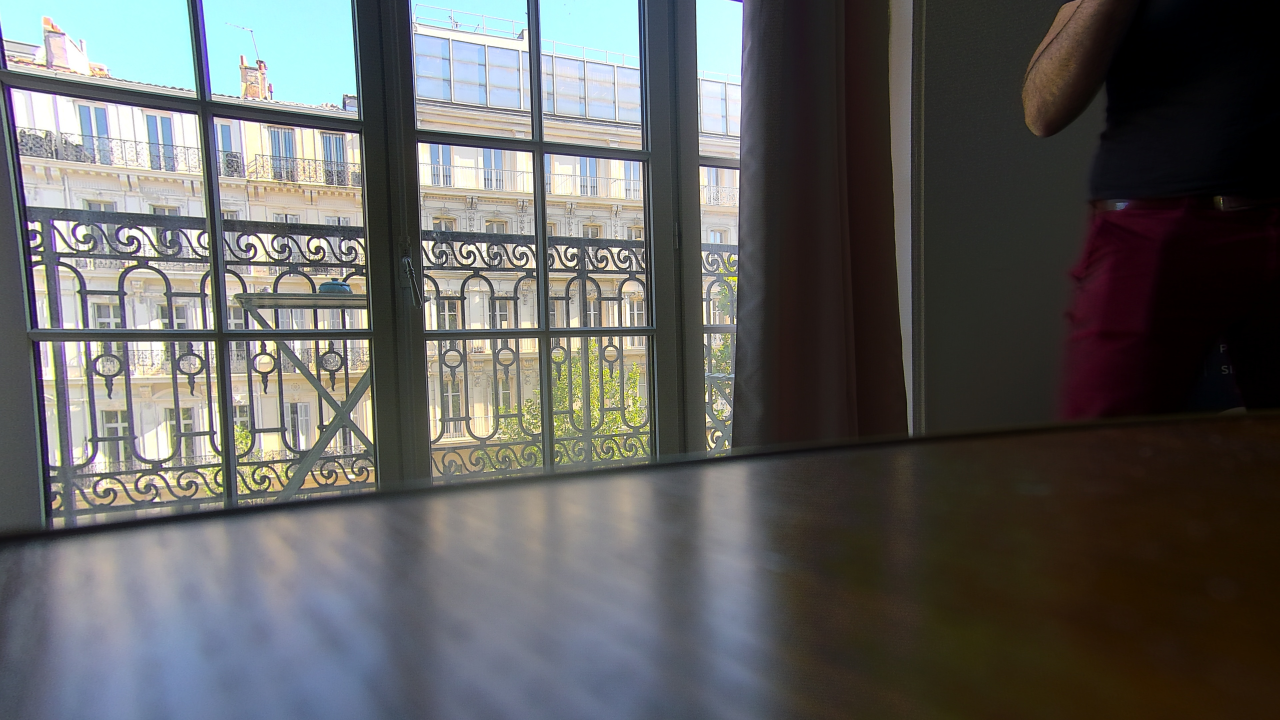
#> input picture tools/cameragl/dewarp/dewarp.jpg, 3840 x 2160 px (shown at 1/3 size)
$ python undistort.py dewarp.jpg out.png   (older library calls are emulated)
#> lines starting #> are read from the running program, lines starting #| are printed output that depends on the picture
import numpy as np
import cv2
import glob
import argparse

def undistort(source, dest):
#> called with source = 'dewarp.jpg', dest = 'out.png'
    K = np.array([[1.00647899e+03, 0.00000000e+00, 1.01263906e+03],
        [0.00000000e+00, 9.98616258e+02, 5.38428063e+02],
        [0.00000000e+00, 0.00000000e+00, 1.00000000e+00]])
    D = np.array([[-0.04836358],
        [ 0.0476189 ],
        [-0.136679  ],
        [ 0.08632943]])

    img =cv2.imread(source)
#> img is the input picture: shape (2160, 3840, 3); mean B, G, R 93.8, 95.2, 95.4
    map1, map2 = cv2.fisheye.initUndistortRectifyMap(K, D, np.eye(3), K, (1920,1080), cv2.CV_16SC2)
    undistorted_img = cv2.remap(img, map1, map2, interpolation=cv2.INTER_LINEAR, borderMode=cv2.BORDER_CONSTANT)
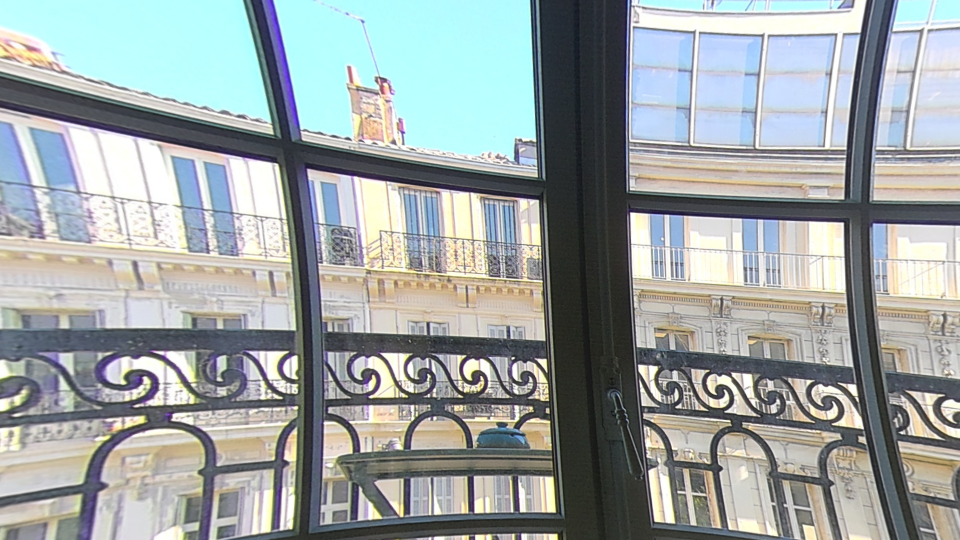
#> undistorted_img: shape (1080, 1920, 3) (shown at 1/2 size); mean B, G, R 163.1, 163, 155.7

    cv2.imwrite(dest, undistorted_img)
    print(K)
    print(D)

if __name__ == "__main__":
    parser = argparse.ArgumentParser(prog='undistort.py',
                    description='Stream Studio Dewarper Undistort')
    parser.add_argument('path')
    parser.add_argument('result')

    args = parser.parse_args()
    undistort(args.path, args.result)

$ run again, on tools/cameragl/dewarp/left-undis.jpeg
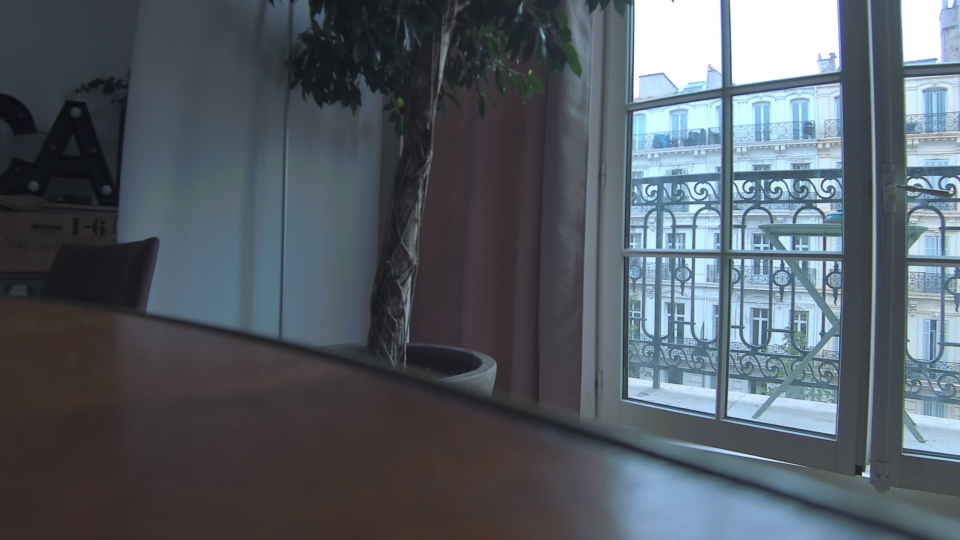
#> input picture tools/cameragl/dewarp/left-undis.jpeg, 1920 x 1080 px (shown at 1/2 size)
#> in undistort, img is the input picture: shape (1080, 1920, 3); mean B, G, R 100.3, 92, 84.1
#> in undistort, `undistorted_img = cv2.remap(img, map1, map2, interpolation=cv2.INTER_L..`:
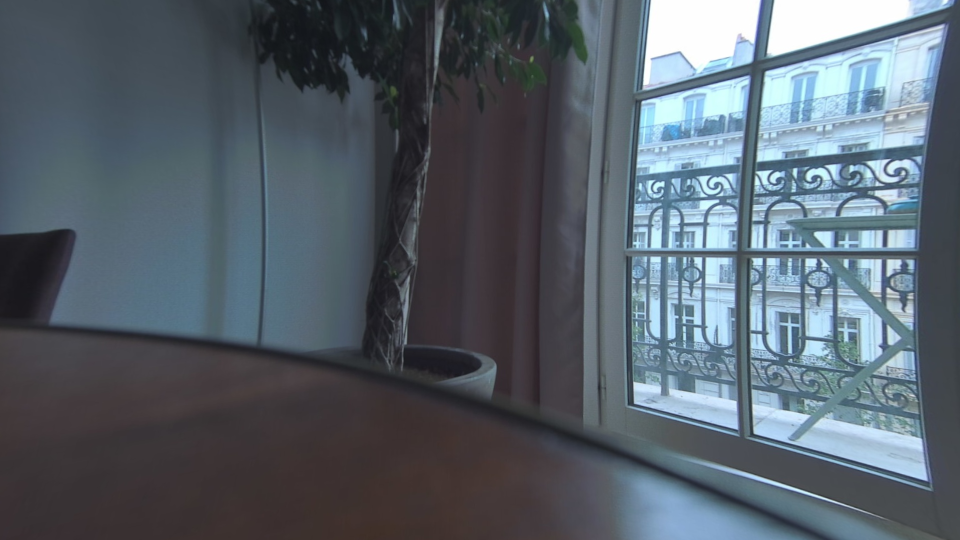
#> undistorted_img: shape (1080, 1920, 3) (shown at 1/2 size); mean B, G, R 106.9, 97.2, 87.1
